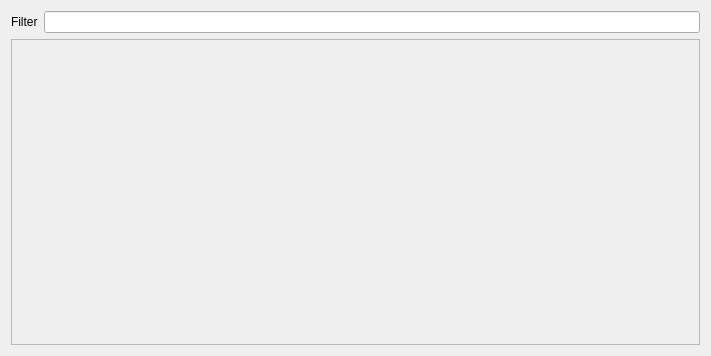
<?xml version="1.0" encoding="UTF-8"?>
<ui version="4.0">
 <class>SAKFontAwesomeAssistant</class>
 <widget class="QWidget" name="SAKFontAwesomeAssistant">
  <property name="geometry">
   <rect>
    <x>0</x>
    <y>0</y>
    <width>711</width>
    <height>356</height>
   </rect>
  </property>
  <property name="windowTitle">
   <string>Font Awesome Assistant</string>
  </property>
  <layout class="QGridLayout" name="gridLayout">
   <item row="0" column="0">
    <widget class="QLabel" name="label">
     <property name="text">
      <string>Filter</string>
     </property>
    </widget>
   </item>
   <item row="0" column="1">
    <widget class="QLineEdit" name="lineEditFilter"/>
   </item>
   <item row="1" column="0" colspan="2">
    <widget class="QScrollArea" name="scrollArea">
     <property name="widgetResizable">
      <bool>true</bool>
     </property>
     <widget class="QWidget" name="scrollAreaWidgetContents">
      <property name="geometry">
       <rect>
        <x>0</x>
        <y>0</y>
        <width>691</width>
        <height>307</height>
       </rect>
      </property>
      <layout class="QVBoxLayout" name="verticalLayout">
       <item>
        <widget class="QWidget" name="widget" native="true"/>
       </item>
      </layout>
     </widget>
    </widget>
   </item>
  </layout>
 </widget>
 <resources/>
 <connections/>
</ui>
